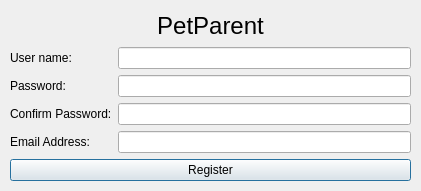
<?xml version="1.0" encoding="UTF-8"?>
<ui version="4.0">
 <class>Register</class>
 <widget class="QDialog" name="Register">
  <property name="geometry">
   <rect>
    <x>0</x>
    <y>0</y>
    <width>421</width>
    <height>191</height>
   </rect>
  </property>
  <property name="windowTitle">
   <string>Dialog</string>
  </property>
  <widget class="QWidget" name="">
   <property name="geometry">
    <rect>
     <x>10</x>
     <y>10</y>
     <width>401</width>
     <height>171</height>
    </rect>
   </property>
   <layout class="QVBoxLayout" name="verticalLayout">
    <item>
     <widget class="QLabel" name="label_5">
      <property name="font">
       <font>
        <pointsize>18</pointsize>
       </font>
      </property>
      <property name="text">
       <string>PetParent</string>
      </property>
      <property name="alignment">
       <set>Qt::AlignCenter</set>
      </property>
     </widget>
    </item>
    <item>
     <layout class="QFormLayout" name="formLayout">
      <item row="0" column="0">
       <widget class="QLabel" name="label">
        <property name="text">
         <string>User name:</string>
        </property>
       </widget>
      </item>
      <item row="0" column="1">
       <widget class="QLineEdit" name="lineEdit"/>
      </item>
      <item row="1" column="0">
       <widget class="QLabel" name="label_2">
        <property name="text">
         <string>Password:</string>
        </property>
       </widget>
      </item>
      <item row="1" column="1">
       <widget class="QLineEdit" name="lineEdit_2"/>
      </item>
      <item row="2" column="0">
       <widget class="QLabel" name="label_3">
        <property name="text">
         <string>Confirm Password:</string>
        </property>
       </widget>
      </item>
      <item row="2" column="1">
       <widget class="QLineEdit" name="lineEdit_3"/>
      </item>
      <item row="3" column="0">
       <widget class="QLabel" name="label_4">
        <property name="text">
         <string>Email Address:</string>
        </property>
       </widget>
      </item>
      <item row="3" column="1">
       <widget class="QLineEdit" name="lineEdit_4"/>
      </item>
     </layout>
    </item>
    <item>
     <widget class="QPushButton" name="pushButton">
      <property name="text">
       <string>Register</string>
      </property>
     </widget>
    </item>
   </layout>
  </widget>
 </widget>
 <resources/>
 <connections/>
</ui>
